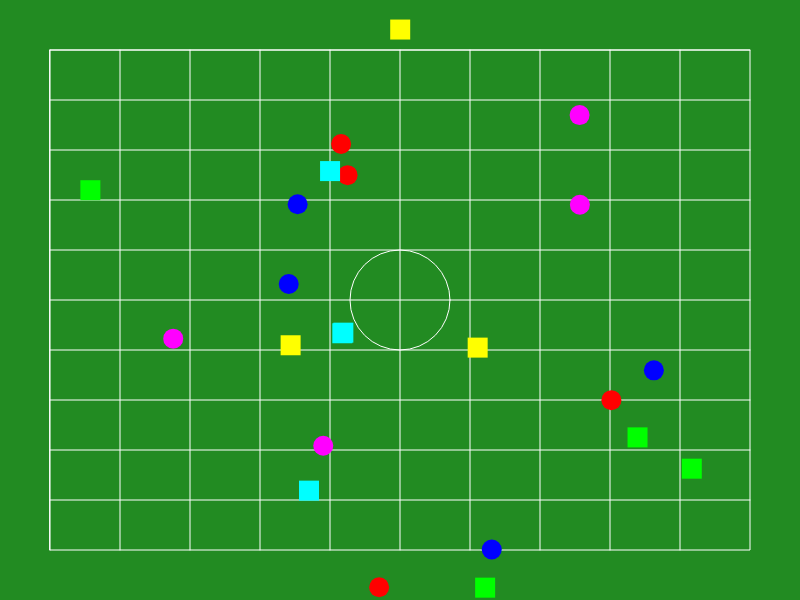
Frame 1 (no input)
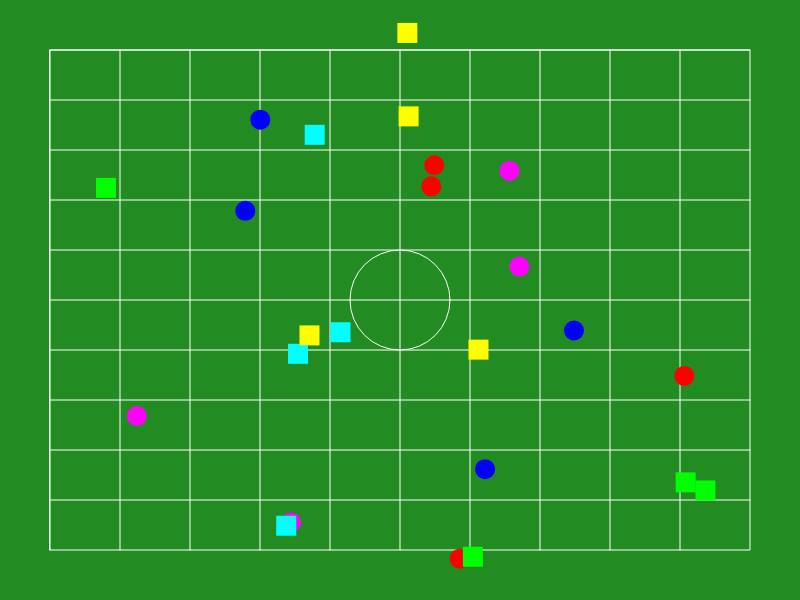
Frame 60 (no input)
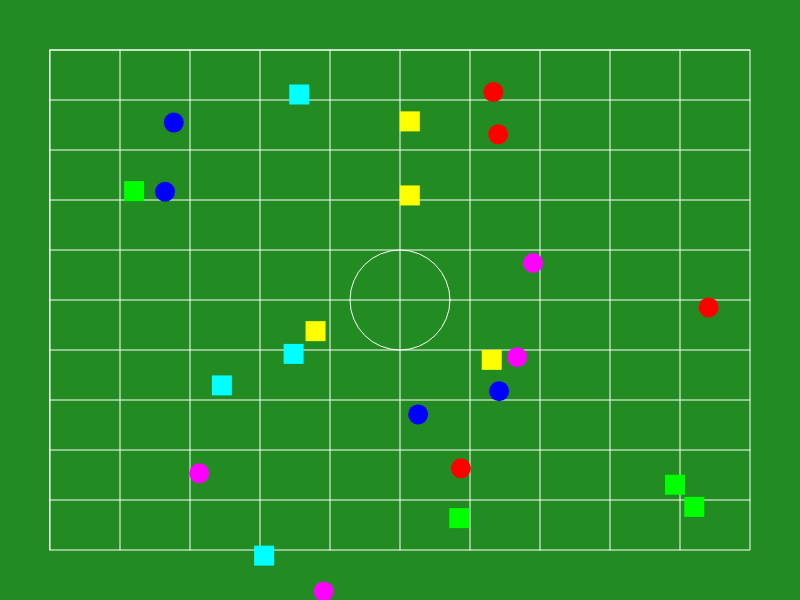
Frame 120 (the mouse pressed at the canvas centre since frame 60)

The p5.js sketch that drew these frames (run headless with seeded random() and noise() and a simulated clock; from frame 60 on, the mouse is pressed at the canvas centre):

// p5.js sketch
// ── sketch.js
let bandMembers = [];
const fieldWidth = 800;
const fieldHeight = 600;
const memberCount = 24;
const colors = [
  [255, 0, 0],    // red
  [0, 255, 0],    // green
  [0, 0, 255],    // blue
  [255, 255, 0],  // yellow
  [255, 0, 255],  // magenta
  [0, 255, 255]   // cyan
];
let time = 0;

function setup() {
  createCanvas(fieldWidth, fieldHeight);
  // Initialize band members in a circular formation
  for (let i = 0; i < memberCount; i++) {
    const angle = TWO_PI * i / memberCount;
    const radius = min(fieldWidth, fieldHeight) * 0.35;
    const x = width/2 + cos(angle) * radius;
    const y = height/2 + sin(angle) * radius;
    bandMembers.push({
      x,
      y,
      color: colors[i % colors.length],
      originalX: x,
      originalY: y,
      angle: angle,
      speed: random(0.01, 0.03),
      group: i % 4
    });
  }
}

function draw() {
  // Static field background
  background(34, 139, 34); // Forest Green

  // Draw the field markings (simple grid)
  stroke(255);
  strokeWeight(1);
  noFill();
  rect(50, 50, fieldWidth - 100, fieldHeight - 100);

  // Draw center circle
  ellipse(width/2, height/2, 100, 100);

  // Draw field grid lines
  stroke(255);
  strokeWeight(1);
  for (let i = 0; i < 10; i++) {
    line(50, 50 + i * (fieldHeight - 100) / 10, fieldWidth - 50, 50 + i * (fieldHeight - 100) / 10);
    line(50 + i * (fieldWidth - 100) / 10, 50, 50 + i * (fieldWidth - 100) / 10, fieldHeight - 50);
  }

  time += 0.02;

  // Update and draw band members
  for (let i = 0; i < bandMembers.length; i++) {
    const member = bandMembers[i];
    
    // Create formation patterns using sine and cosine functions
    const angle = member.angle + time * member.speed;
    const radius = min(fieldWidth, fieldHeight) * 0.35;
    
    // Different movement for each group
    switch (member.group) {
      case 0:
        member.x = width/2 + cos(angle * 1.5) * radius + sin(time * 0.7 + i) * 100;
        member.y = height/2 + sin(angle * 1.5) * radius + cos(time * 0.7 + i) * 100;
        break;
      case 1:
        member.x = width/2 + cos(angle * 2) * (radius + sin(time * 0.5 + i) * 150);
        member.y = height/2 + sin(angle * 2) * (radius + sin(time * 0.5 + i) * 150);
        break;
      case 2:
        member.x = width/2 + cos(angle) * radius + sin(time + i) * 80;
        member.y = height/2 + sin(angle) * radius + cos(time + i) * 80;
        break;
      case 3:
        member.x = width/2 + cos(angle * 0.7) * (radius + cos(time * 0.3 + i) * 120);
        member.y = height/2 + sin(angle * 0.7) * (radius + cos(time * 0.3 + i) * 120);
        break;
    }

    fill(member.color[0], member.color[1], member.color[2]);
    noStroke();
    
    // Alternate between circle and square shapes
    if (i % 2 === 0) {
      ellipse(member.x, member.y, 20, 20);
    } else {
      rect(member.x - 10, member.y - 10, 20, 20);
    }
  }
}
